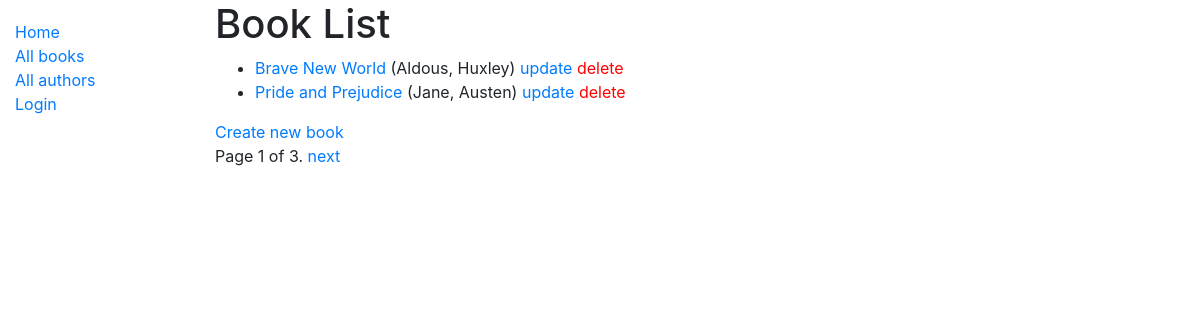
/catalog/books/, run on the app's committed database.
### catalog/models.py (models this page shows, shortened)
class Book(models.Model):
    title = models.CharField(max_length=200)
    author = models.ForeignKey('Author', on_delete=models.SET_NULL, null=True)
    summary = models.TextField(max_length=1000, help_text='Enter a brief description of the book')
    isbn = models.CharField('ISBN', max_length=13, unique=True, help_text='13 character <a '
                                                                          'href="https://www.isbn-international.org'
                                                                          '/content/what-isbn">ISBN number</a>')
    genre = models.ManyToManyField(Genre, help_text='Select genre of the book')
    def display_genre(self):
        """Create a string for the Genre. This is required to display genre in Admin."""
        return ', '.join(genre.name for genre in self.genre.all()[:3])
    display_genre.short_description = 'Genre'
    language = models.ManyToManyField(Language, help_text='Select language of the book')
    def display_language(self):
        """Create a string for the Genre. This is required to display genre in Admin."""
        return ', '.join(language.name for language in self.language.all()[:3])
    display_language.short_description = 'Language'
    def get_absolute_url(self):
        return reverse('book-detail', args=[str(self.id)])

class Author(models.Model):
    first_name = models.CharField(max_length=100)
    last_name = models.CharField(max_length=100)
    date_of_birth = models.DateField(null=True, blank=True)
    date_of_death = models.DateField('died', null=True, blank=True)
    class Meta:
        ordering = ['last_name', 'first_name']
    def __str__(self):
        return f'{self.first_name}, {self.last_name}'

### catalog/views.py (the view)
# urls.py: path('books/', views.BookListView.as_view(), name='books'),
class BookListView(generic.ListView):
    model = Book
    paginate_by = 2
    """If we want to override"""
    """override context data"""

### catalog/templates/catalog/book_list.html (shortened to what this page needs)
{% extends "base.html" %}
{% block content %}
    <h1>Book List</h1>
    {% if book_list %}
      <ul>
        {% for book in book_list %}
        <li>
          <a href="{{ book.get_absolute_url }}">{{ book.title }}</a> ({{ book.author }})
            <a href="{% url 'book-update' book.id %}">update</a>
            <a style="color:red;" href="{% url 'book-delete' book.id %}">delete</a>
        </li>
        {% endfor %}
      </ul>
      <a href="{% url 'book-create'%}">Create new book</a>
    {% else %}
      <p>There are no books in library.</p>
    {% endif %}
{% endblock %}

### data on the page
Book: title "Brave New World", author "Aldous, Huxley"
Book: title "Pride and Prejudice", author "Jane, Austen"

### other printed values
{{ page_obj.number }} "1"
{{ page_obj.paginator.num_pages }} "3"
